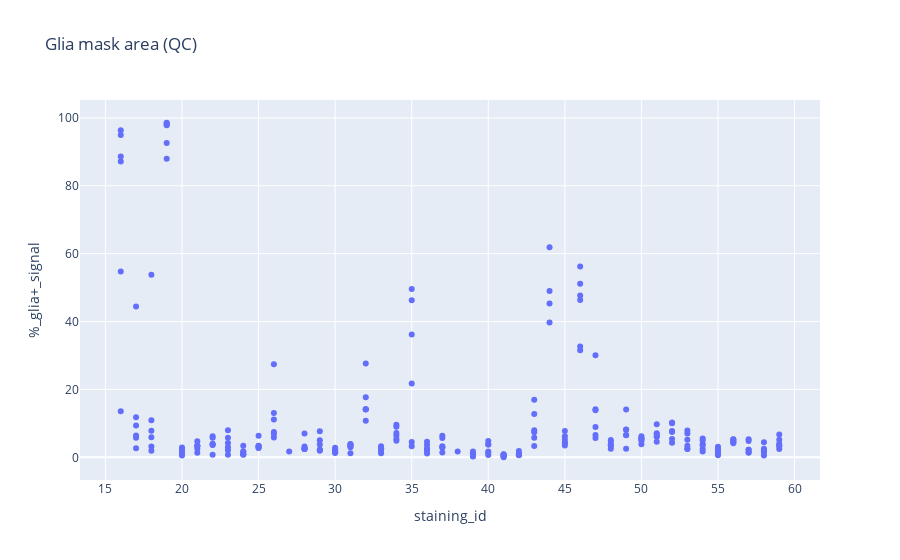

Notebook code for this chart:
### Code cell
# Create the plot
fig = px.scatter(df, x='staining_id', y='%_glia+_signal',
                 hover_data=['tissue_location','index'], title='Glia mask area (QC)')

# Show the plot
fig.show()

### Figure 1 — Plotly figure (JSON) as saved in the notebook; plotly's stock layout.template omitted (floating-point values rounded to 4 significant figures; data arrays with more than 128 entries replaced by an {"elided": "..."} marker saying what was removed)
{"data": [{"customdata": {"elided": "252x2 mixed values"}, "hovertemplate": "staining_id=%{x}<br>%_glia+_signal=%{y}<br>tissue_location=%{customdata[0]}<br>index=%{customdata[1]}<extra></extra>", "legendgroup": "", "marker": {"color": "#636efa", "symbol": "circle"}, "mode": "markers", "name": "", "orientation": "v", "showlegend": false, "type": "scatter", "x": {"elided": "252 int values"}, "xaxis": "x", "y": {"elided": "252 float values"}, "yaxis": "y"}], "layout": {"legend": {"tracegroupgap": 0}, "title": {"text": "Glia mask area (QC)"}, "xaxis": {"anchor": "y", "domain": [0, 1], "title": {"text": "staining_id"}}, "yaxis": {"anchor": "x", "domain": [0, 1], "title": {"text": "%_glia+_signal"}}}}
